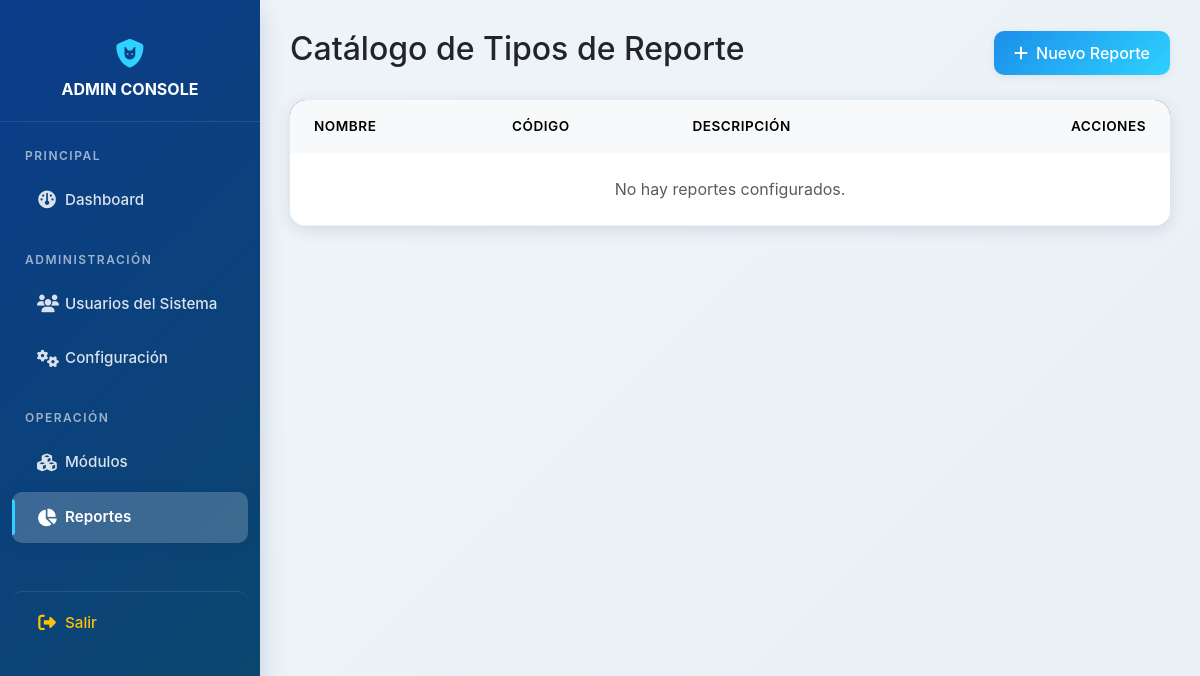
Page /admin/reportes.php (signed in) on the earlier database version.
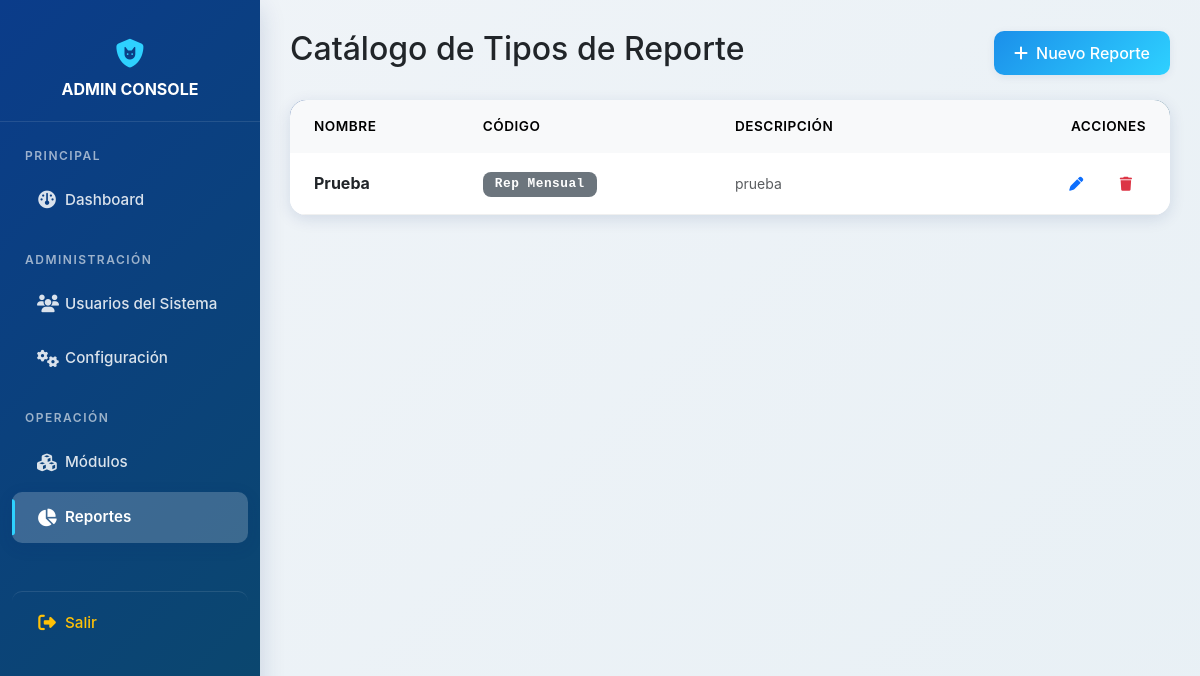
Same page on the later database version.
### tables this page shows
CREATE TABLE `cat_tipos_reporte` (
  `id_tipo_reporte` int NOT NULL AUTO_INCREMENT,
  `nombre` varchar(100) NOT NULL,
  `codigo` varchar(20) DEFAULT NULL,
  `descripcion` text,
  PRIMARY KEY (`id_tipo_reporte`)
);

### admin/reportes.php (the view, shortened to what this page needs)
<?php include 'header.php'; ?>
<?php
$reports = $pdo->query("SELECT * FROM cat_tipos_reporte ORDER BY nombre ASC")->fetchAll(PDO::FETCH_ASSOC);
?>
<div class="d-flex justify-content-between align-items-center mb-4">
    <h2>Catálogo de Tipos de Reporte</h2>
    <button class="btn btn-primary" onclick="openModal('add')">
        <i class="fa-solid fa-plus me-2"></i>Nuevo Reporte
    </button>
</div>
<div class="card">
    <div class="card-body p-0">
        <table class="table table-hover mb-0 align-middle">
            <thead class="table-light">
                <tr>
                    <th class="ps-4">Nombre</th>
                    <th>Código</th>
                    <th>Descripción</th>
                    <th class="text-end pe-4">Acciones</th>
                </tr>
            </thead>
            <tbody>
                <?php if(empty($reports)): ?>
                    <tr><td colspan="4" class="text-center py-4 text-muted">No hay reportes configurados.</td></tr>
                <?php else: ?>
                    <?php foreach($reports as $r): ?>
                    <tr>
                        <td class="ps-4 fw-bold"><?= htmlspecialchars($r['nombre'] ?? '') ?></td>
                        <td><span class="badge bg-secondary font-monospace"><?= htmlspecialchars($r['codigo'] ?? '') ?></span></td>
                        <td class="text-muted small"><?= htmlspecialchars($r['descripcion'] ?? '') ?></td>
                        <td class="text-end pe-4">
                            <button class="btn btn-sm btn-outline-primary me-1" onclick='openModal("edit", <?= json_encode($r) ?>)'>
                                <i class="fa-solid fa-pen"></i>
                            </button>
                            <form method="POST" style="display:inline;" onsubmit="return confirm('¿Eliminar este tipo de reporte?');">
                                <button type="submit" class="btn btn-sm btn-outline-danger">
                                    <i class="fa-solid fa-trash"></i>
                                </button>
                            </form>
                        </td>
                    </tr>
                    <?php endforeach; ?>
                <?php endif; ?>
            </tbody>
        </table>
    </div>
</div>
<?php include '../templates/footer.php'; ?>

Differences in the rows shown:
added cat_tipos_reporte: nombre "Prueba", codigo "Rep Mensual", descripcion "prueba"
Other differences:
text no longer shown: "No hay reportes configurados."
